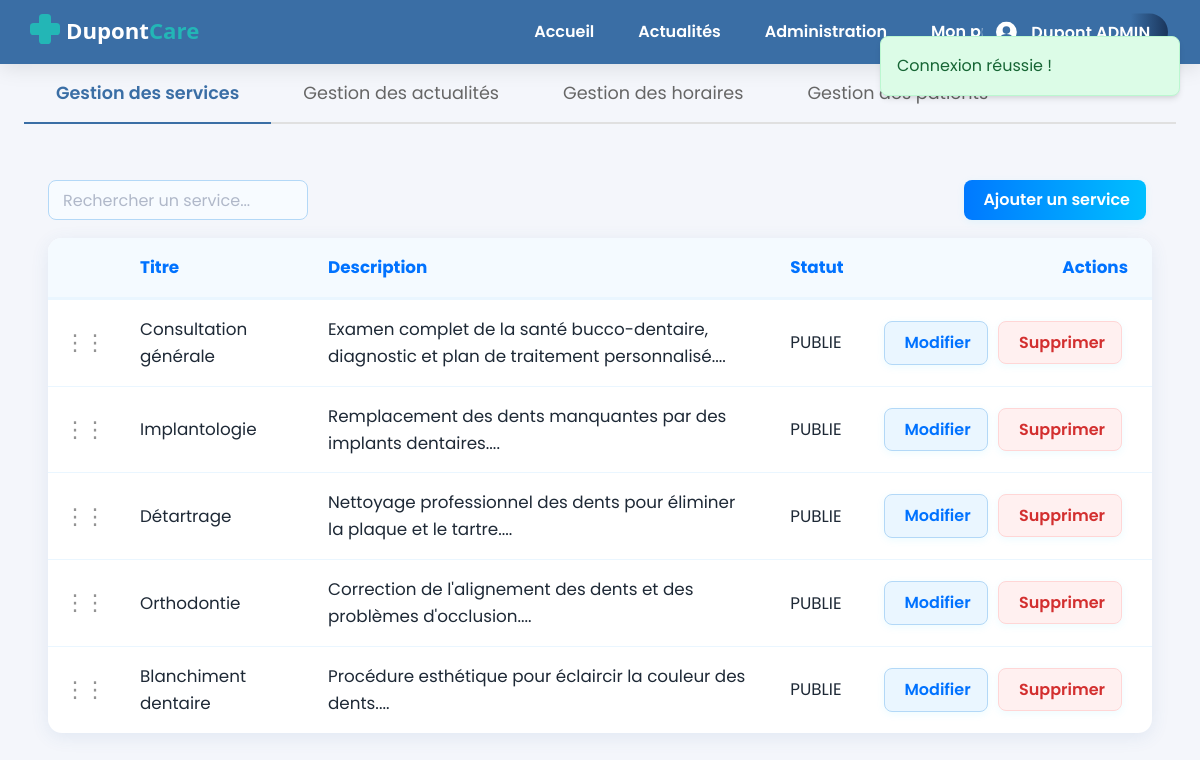
The app's page /index.php?page=admin (signed in), older data.
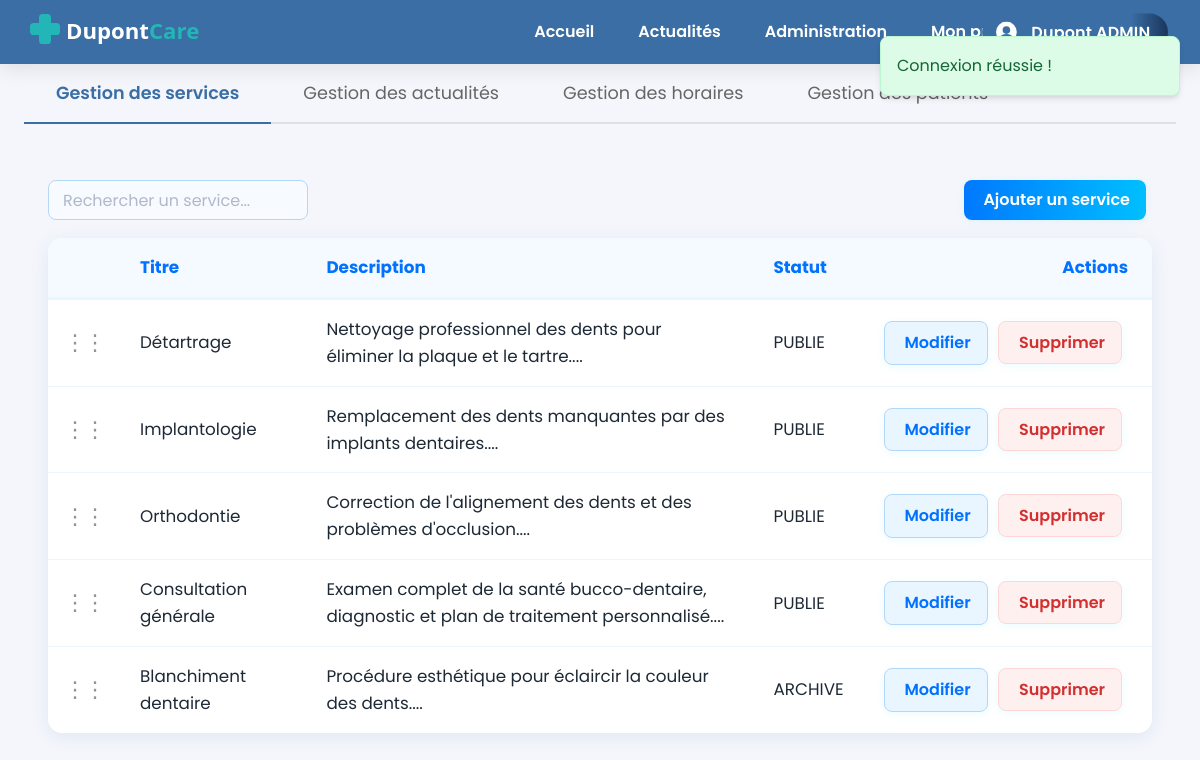
The same page, newer data.
### tables this page shows
CREATE TABLE `service` (
  `id` int(10) UNSIGNED NOT NULL,
  `titre` varchar(200) NOT NULL,
  `description` mediumtext NOT NULL,
  `statut` enum('BROUILLON','PUBLIE','ARCHIVE') NOT NULL DEFAULT 'BROUILLON',
  `image` varchar(255) DEFAULT NULL,
  `ordre` int(11) NOT NULL DEFAULT 0
);

### app/controllers/AdminController.php (called while the page is built, shortened)
<?php
class AdminController extends \App\Core\Controller {
    private $serviceModel;
    public function __construct() {
        $this->serviceModel = new ServiceModel();
    }
    public function index() {
        $servicesAdmin = $this->serviceModel->getAllServicesAdmin();
        require_once 'app/views/admin-combined.php';
    }
}

### app/core/App.php (called while the page is built, shortened)
<?php
class App {
    public function run() {
        $action = $_GET['action'] ?? 'index';
        $method = $action;
        $params = [];
        try {
            $controller = new $controllerClass();
            call_user_func_array([$controller, $method], $params);
        } catch (\Exception $e) {
            error_log("Exception détaillée: " . $e->getMessage());
            error_log("Fichier: " . $e->getFile() . " ligne " . $e->getLine());
            error_log("Stack trace: " . $e->getTraceAsString());
            http_response_code(404);
            include __DIR__ . '/../views/error/404.php';
        }
    }
}

### index.php (called while the page is built, shortened)
<?php
spl_autoload_register(function ($class) {
    $path = __DIR__ . '/' . str_replace('\\', '/', $class) . '.php';
});
$app = new App();
$app->run();

### app/models/database.php (called while the page is built, shortened)
<?php
class Database {
    private static $instance = null;
    private $connection;
    private function __construct() {
        $host = 'localhost';
        $dbname = 'bdd_dupont';
        $user = 'root';
        $pass = '';
        $options = [
            PDO::ATTR_ERRMODE => PDO::ERRMODE_EXCEPTION,
            PDO::ATTR_DEFAULT_FETCH_MODE => PDO::FETCH_ASSOC,
            PDO::MYSQL_ATTR_INIT_COMMAND => 'SET NAMES utf8mb4'
        ];
        try {
            $this->connection = new PDO(
                "mysql:host=$host;dbname=$dbname",
                $user,
                $pass,
                $options
            );
        } catch (PDOException $e) {
            die('Erreur connexion BDD : ' . $e->getMessage());
        }
    }
    public function prepare($sql) {
        return $this->connection->prepare($sql);
    }
    public static function getInstance() {
        if (self::$instance === null) {
            self::$instance = new self();
        }
        return self::$instance;
    }
}

### app/core/Model.php (called while the page is built, shortened)
<?php
abstract class Model {
    public function __construct() {
        $this->db = Database::getInstance();
    }
}

### app/models/ServiceModel.php (called while the page is built, shortened)
<?php
class ServiceModel extends Model {
    public function getAllServicesAdmin() {
        $sql = "SELECT * FROM service ORDER BY ordre ASC, titre ASC";
        $stmt = $this->db->prepare($sql);
        $stmt->execute();
        return $stmt->fetchAll();
    }
}

### app/views/admin-combined.php (the view, shortened to what the changed rows need)
<?php
include __DIR__ . '/templates/header.php';
?>
<main class="container">
    <div class="tabs-container">
        <div class="tab-content" id="tab-services">
            <div class="admin-section p-4">
                <div class="table-responsive">
                    <table id="services-table" class="admin-table table table-hover">
                        <thead>
                            <tr>
                                <th style="width: 50px"></th>
                                <th>Titre</th>
                                <th>Description</th>
                                <th>Statut</th>
                                <th>Actions</th>
                            </tr>
                        </thead>
                        <tbody>
                            <?php foreach ($servicesAdmin as $service): ?>
                            <tr data-id="<?= htmlspecialchars($service['id']) ?>" draggable="true">
                                <td class="grip-cell"><span class="grip-icon" title="Glisser pour réorganiser">⋮⋮</span></td>
                                <td><?= htmlspecialchars($service['titre']) ?></td>
                                <td><?= htmlspecialchars(substr($service['description'], 0, 100)) ?>...</td>
                                <td class="status-cell" data-status="<?= htmlspecialchars($service['statut']) ?>"><?= htmlspecialchars($service['statut']) ?></td>
                                <td class="actions-cell">
                                    <a href="index.php?page=services&action=edit&id=<?= $service['id'] ?>" class="btn-admin edit">
                                        <i class="fas fa-edit"></i>&nbsp;Modifier
                                    </a>
                                    <button onclick="deleteService(<?= $service['id'] ?>)" class="btn-admin delete">
                                        <i class="fas fa-trash"></i>&nbsp;Supprimer
                                    </button>
                                </td>
                            </tr>
                            <?php endforeach; ?>
                        </tbody>
                    </table>
                </div>
            </div>
        </div>
    </div>
</main>
<link rel="stylesheet" href="css/admin.css">
<link rel="stylesheet" href="css/drag-drop.css">
<link rel="stylesheet" href="css/tabs.css">

Row changes from the older to the newer data that the page shows:
changed service "Détartrage": moves up the list
shown differently, row unchanged: service "Implantologie": moves down the list
changed service "Orthodontie": moves up the list
changed service "Blanchiment dentaire": statut "PUBLIE" → "ARCHIVE"
